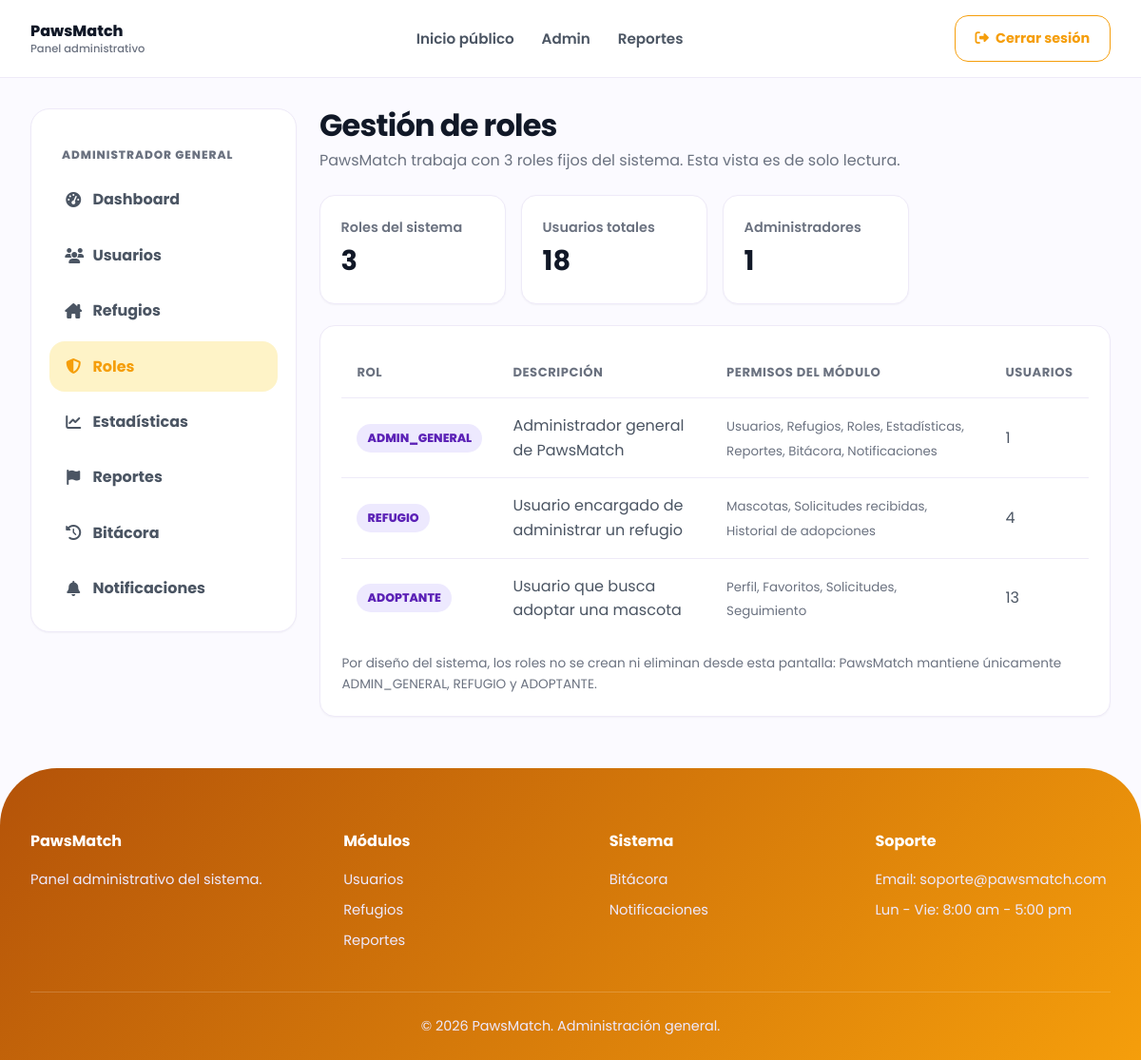
/admin-roles.php (signed in), run on the app's committed database.
### tables this page shows
CREATE TABLE `roles` (
  `id_rol` int NOT NULL AUTO_INCREMENT,
  `nombre` varchar(50) NOT NULL,
  `descripcion` varchar(150) DEFAULT NULL,
  PRIMARY KEY (`id_rol`),
  UNIQUE KEY `nombre` (`nombre`)
);

### php/models/Rol.php (called while the page is built, shortened)
<?php
class Rol
{
    public static function listarConConteo(PDO $conexion): array
    {
        return $conexion->query("
            SELECT r.id_rol, r.nombre, r.descripcion, COUNT(u.id_usuario) AS total_usuarios
            FROM roles r
            LEFT JOIN usuarios u ON u.id_rol = r.id_rol
            GROUP BY r.id_rol
            ORDER BY r.id_rol
        ")->fetchAll(PDO::FETCH_ASSOC);
    }
}

### php/views/admin/roles.php (the view)
<div class="admin-header"><div><h1>Gestión de roles</h1><p>PawsMatch trabaja con 3 roles fijos del sistema. Esta vista es de solo lectura.</p></div></div>
<div class="kpi-grid">
    <div class="kpi-card"><div><p>Roles del sistema</p><h3><?php echo count($roles); ?></h3></div></div>
    <div class="kpi-card"><div><p>Usuarios totales</p><h3><?php echo $totalUsuarios; ?></h3></div></div>
    <div class="kpi-card"><div><p>Administradores</p><h3><?php echo $totalAdmins; ?></h3></div></div>
</div>
<section class="admin-card">
    <div class="table-responsive">
        <table class="admin-table">
            <thead><tr><th>Rol</th><th>Descripción</th><th>Permisos del módulo</th><th>Usuarios</th></tr></thead>
            <tbody>
                <?php foreach ($roles as $r): ?>
                    <tr>
                        <td><span class="badge" style="background:#ede9fe;color:#5b21b6;padding:.3rem .7rem;border-radius:99px;font-size:.78rem;"><?php echo htmlspecialchars($r['nombre']); ?></span></td>
                        <td><?php echo htmlspecialchars($r['descripcion']); ?></td>
                        <td><small class="text-muted"><?php echo htmlspecialchars($permisos[$r['nombre']] ?? ''); ?></small></td>
                        <td><?php echo (int) $r['total_usuarios']; ?></td>
                    </tr>
                <?php endforeach; ?>
            </tbody>
        </table>
    </div>
    <p class="text-muted" style="margin-top:1rem;font-size:.85rem;">
        Por diseño del sistema, los roles no se crean ni eliminan desde esta pantalla: PawsMatch mantiene únicamente
        ADMIN_GENERAL, REFUGIO y ADOPTANTE.
    </p>
</section>

### css/admin.css (style rules this page uses)
.admin-body { background: #fbfaff; }
.admin-body.theme-admin { --primary:#f59e0b; --primary-dark:#b45309; --primary-soft:#fef3c7; }
.admin-header { display:flex; justify-content:space-between; align-items:flex-start; gap:1rem; margin-bottom:1.5rem; }
.admin-header h1 { font-size:2rem; line-height:1.1; letter-spacing:-.8px; color:var(--dark); }
.admin-header p { color:var(--muted); margin-top:.4rem; }
.admin-card { background:var(--white); border:1px solid var(--border); border-radius:16px; box-shadow:0 1px 2px rgba(17,24,39,.04); padding:1.4rem; margin-bottom:1.4rem; }
.kpi-grid { display:grid; grid-template-columns: repeat(4,1fr); gap:1rem; margin-bottom:1.4rem; }
.kpi-card { background:var(--white); border:1px solid var(--border); border-radius:16px; box-shadow:0 1px 2px rgba(17,24,39,.04); padding:1.35rem; display:flex; justify-content:space-between; gap:1rem; align-items:center; }
.kpi-card h3 { font-size:1.8rem; margin:0; }
.kpi-card p { color:var(--muted); font-weight:600; margin:0; font-size:.9rem; }
.table-responsive { overflow-x:auto; }
.admin-table { width:100%; border-collapse:separate; border-spacing:0; }
.admin-table th { text-align:left; color:var(--muted); font-size:.82rem; text-transform:uppercase; letter-spacing:.04em; padding:1rem; border-bottom:1px solid var(--border); white-space:nowrap; }
.admin-table td { padding:1rem; border-bottom:1px solid var(--border); vertical-align:middle; color:var(--text); }
.admin-table tr:last-child td { border-bottom:none; }
.text-muted { color:var(--muted); }
.badge { display:inline-block; padding:.42rem .7rem; border-radius:999px; font-weight:800; font-size:.74rem; }

### css/base.css (style rules this page uses)
:root { --primary: #7c3aed; --primary-dark: #5b21b6; --primary-soft: #ede9fe; --accent: #facc15; --pink: #ec4899; --green: #10b981; --dark: #111827; --text: #4b5563; --muted: #6b7280; --light: #fbfaff; --white: #ffffff; --border: #eeeaf8; --shadow: 0 18px 40px rgba(17, 24, 39, 0.08); --shadow-soft: 0 12px 30px rgba(124, 58, 237, 0.12); }
* { margin: 0; padding: 0; box-sizing: border-box; }
html { scroll-behavior: smooth; }
body { font-family: 'Poppins', sans-serif; background: var(--light); color: var(--dark); line-height: 1.6; }

### data on the page
roles: nombre "ADMIN_GENERAL", descripcion "Administrador general de PawsMatch", nombre "Usuarios, Refugios, Roles, Estadísticas, Reportes, Bitácora, Notificaciones", total_usuarios "1"
roles: nombre "REFUGIO", descripcion "Usuario encargado de administrar un refugio", nombre "Mascotas, Solicitudes recibidas, Historial de adopciones", total_usuarios "4"
roles: nombre "ADOPTANTE", descripcion "Usuario que busca adoptar una mascota", nombre "Perfil, Favoritos, Solicitudes, Seguimiento", total_usuarios "13"

### other printed values
$texto "Dashboard"
$texto "Usuarios"
$texto "Refugios"
$texto "Roles"
$texto "Estadísticas"
$texto "Reportes"
$texto "Bitácora"
$texto "Notificaciones"
count($roles) "3"
$totalUsuarios "18"
$totalAdmins "1"
